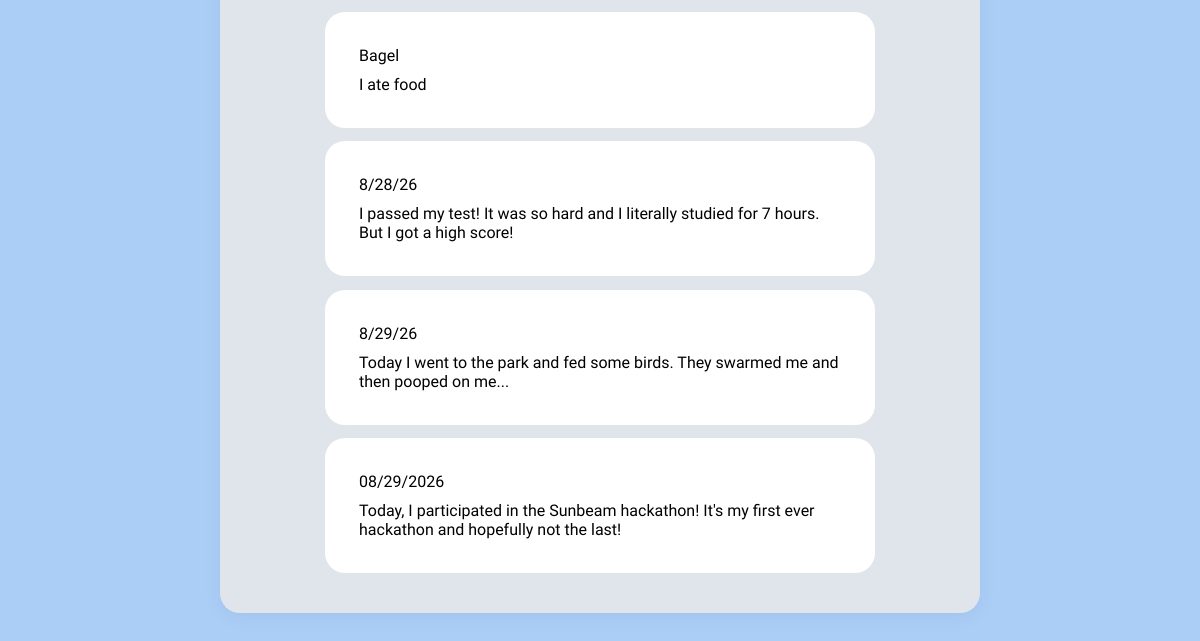
/journal/1 (lower part), run on an earlier commit of the app's database.
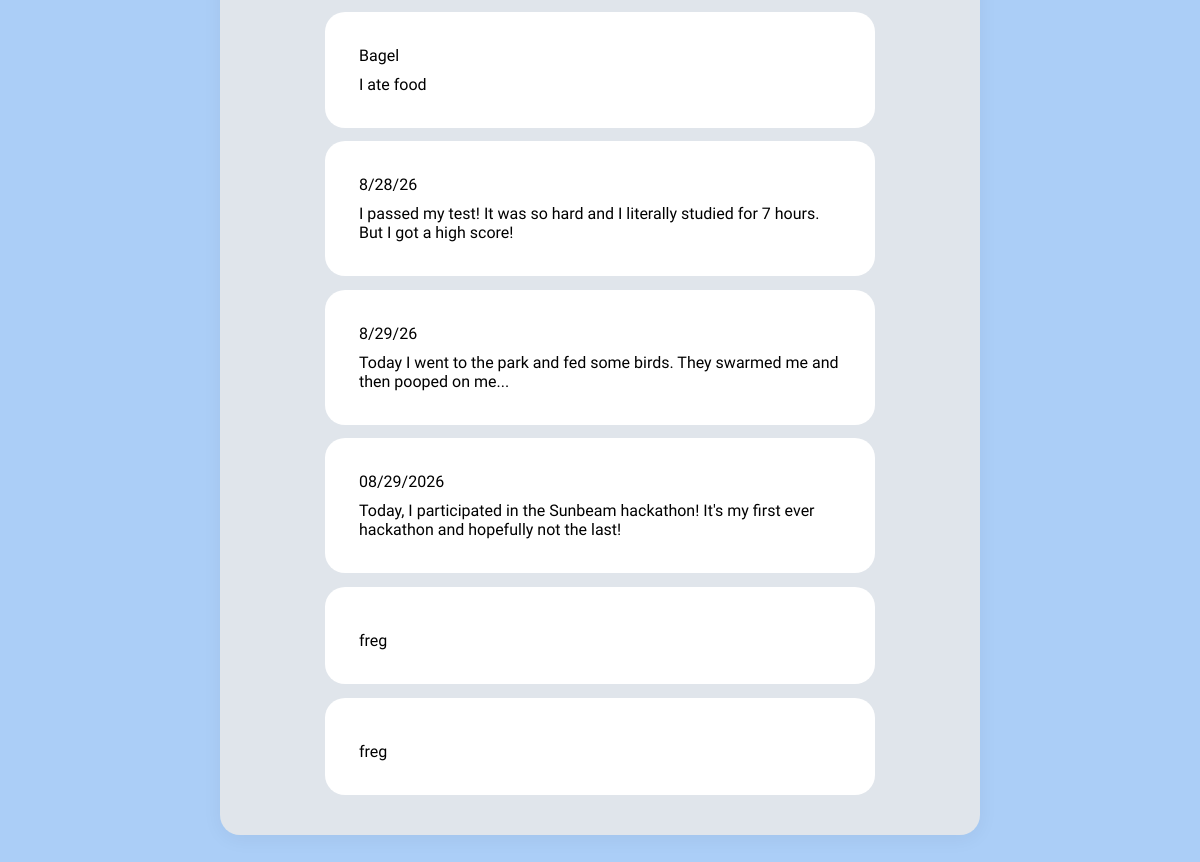
And on a later commit of the database.
### perfectDay/models.py (models this page shows)
class journalentry(models.Model):
    authorid = models.SmallIntegerField()
    event = models.CharField()
    text= models.CharField()
    rating = models.CharField()

### perfectDay/views.py (the view)
# urls.py: path('journal/<int:userID>', views.journal, name='journal'),
def journal(request, userID):
    yourjournal = journalentry.objects.filter(authorid=userID)
    if request.method == "POST":
        event= request.POST.get("date-event-input")
        text = request.POST.get("journal-text-area")
        rating = request.POST.get("day-rating")
        new = journalentry(authorid = userID, event = event, text = text, rating = rating)
        new.save()
    data = {"ID": userID,
            'journals': yourjournal}
    template = loader.get_template('journal.html')
    return HttpResponse(template.render(request=request, context= data))

### perfectDay/templates/journal.html (shortened to what this page needs)
<!DOCTYPE html>
<html lang="en">
{% load static %}
<head>
    <link href="https://googleapis.com" rel="stylesheet">
    <link rel="stylesheet" href="{% static 'css/journal.css' %}">
</head>
<body>
  {% include 'nav.html' %}
  <div class="journal-container">
    <div class="journal-card">
      <div class="previous-entries">
        <div id="reviewsDisplayContainer">
        {% for journal in journals %}
        <div class="oldBox">
          <p id="eventP">{{journal.event}}</p>
          <p>{{journal.text}}</p>
        </div>
        {% endfor %}
      </div>
  </div>
</body>
</html>

What changed in the data, as far as the page shows it:
added journalentry: text "freg"
added journalentry: text "freg"
